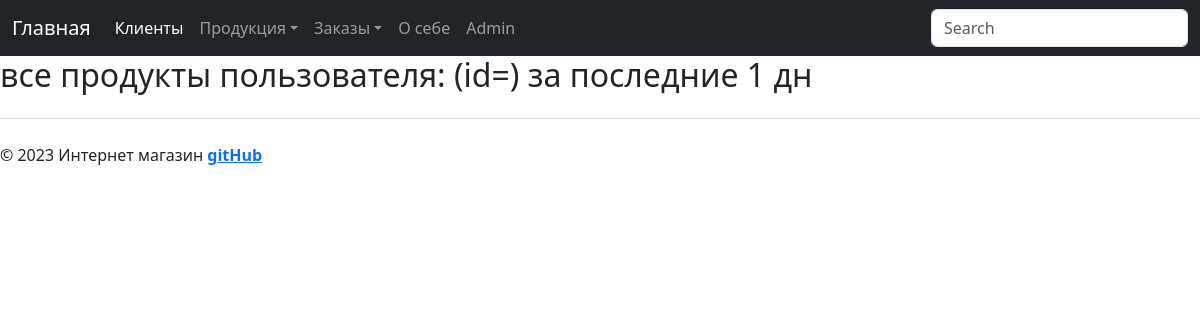
Page /market/market/client_products_sorted/1/1/ on the earlier database version.
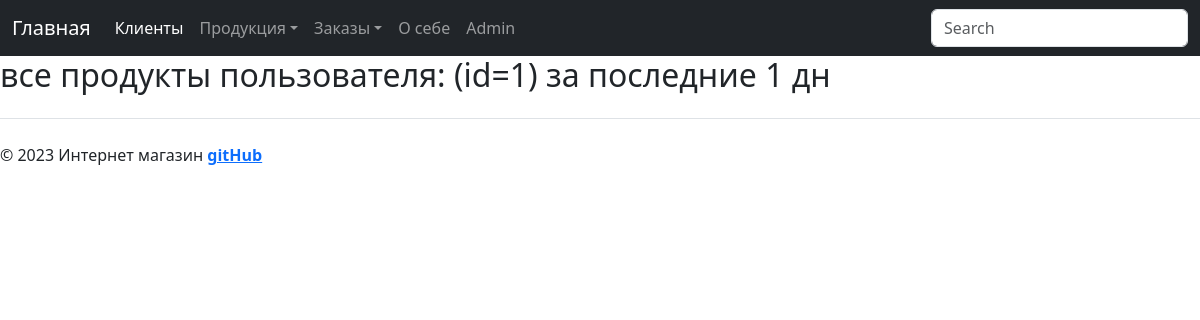
Same page on the later database version.
### marketapp/models.py (models this page shows, shortened)
class Client(models.Model):
    name_client = models.CharField(max_length=50)
    email = models.EmailField()
    phone_number = models.CharField(max_length=12)
    address = models.CharField(max_length=100)

### marketapp/views.py (the view)
# urls.py: path('market/client_products_sorted/<int:id_client>/<int:days>/', views.client_products_sorted, name='client_products_sorted'), # вывыод всех товаров по клиенту за послегие кол дней (форма ввода id кл
def client_products_sorted(request, id_client: int, days: int):
    products = []
    product_set = []
    now = datetime.now()
    before = now - timedelta(days=days)
    client = Client.objects.filter(pk=id_client).first()
    orders = Order.objects.filter(buyer=client, date_create_order__range=(before, now)).all()
    for order in orders:
        products = order.products.all()
        for product in products:
            if product not in product_set:
                product_set.append(product)
    return render(request, 'marketapp/client_all_products_from_orders.html',
                  {'client': client, 'product_set': product_set, 'days': days})

### marketapp/templates/marketapp/client_all_products_from_orders.html (shortened to what this page needs)
{% extends 'marketapp/base.html' %}
{% block content %}
    <h2>все продукты пользователя: {{ client.name_client }} (id={{ client.id}}) за последние {{ days }} дн</h2>
{% endblock %}

Differences in the rows shown:
added Client: id "1"
